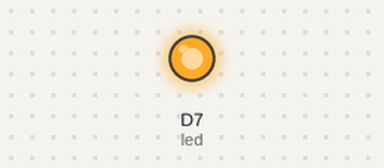
Recording of a sketch running on a simulated Particle Photon. Parts: output pins drawn as LEDs (lit = HIGH).

Above: at 0.1 s.
At 60.1 s:
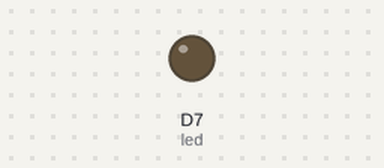
Timing chart, 0 to 61.6 s (numbered marks = the images above):
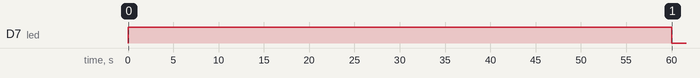

Measured:
- by itself, D7 (led): LOW → HIGH at 0.00 s, → LOW 60.0 s later

The sketch:

dis-light.ino
```cpp
int led = D7;  // The on-board LED
int ldrpin = A0; // the pin that gets data from our sensor

// set some variables about your sensor
int ldrReading = 0;
int ldrMaxReading = 5000; // change this value to suit your sensor

String payload = "";

// variables about our board
String deviceId = "2b0030000647343232363230"; // **** change this to your photon's id
String deviceName = "wombat_green"; // **** change this to your photon's name

// ----- runs once to set everything up
void setup()
{
    pinMode(led, OUTPUT);
    pinMode(ldrpin, INPUT);

    Particle.variable("light", ldrReading); // this exposes our variable to the cloud
}

// ----- the main function - runs forever
void loop()
{
    digitalWrite(led, HIGH);   // Turn ON the LED

    ldrReading = analogRead(ldrpin); // get the light reading

    Particle.publish("light reading", (String)ldrReading); // so we can see it on our dashboard

    int ldrReading_Convert = (ldrReading/ldrMaxReading*255); // change the 3000 to the max value for your sensor

    publishData(ldrReading_Convert, "Light"); // publishes the date **** change the text to suit your sensor

    digitalWrite(led, LOW); // Turn OFF the LED
    delay(300000); // Wait for 5 minutes before the next reading
}

// ----- sends the information to our database via the cloud
void publishData(int reading, String readingType)
{
    String reading_string = (String)reading;
    payload = "{'device_id': '";
    payload += deviceId;
    payload += "' , 'type': '";
    payload += readingType;
    payload += "' , 'value': '";
    payload += reading_string;
    payload += "'}";

    Particle.publish("disdata", payload, 60, PRIVATE);

    delay(60000); // wait 1 minute

}
```
